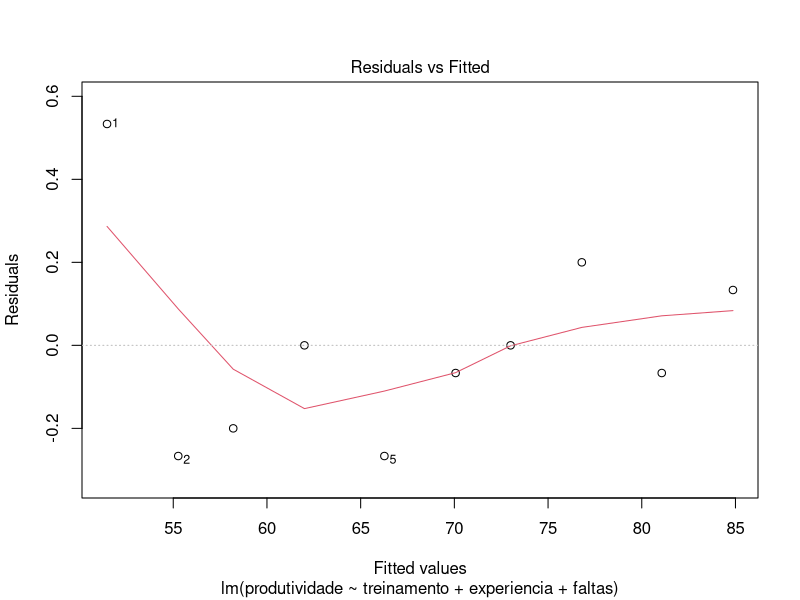
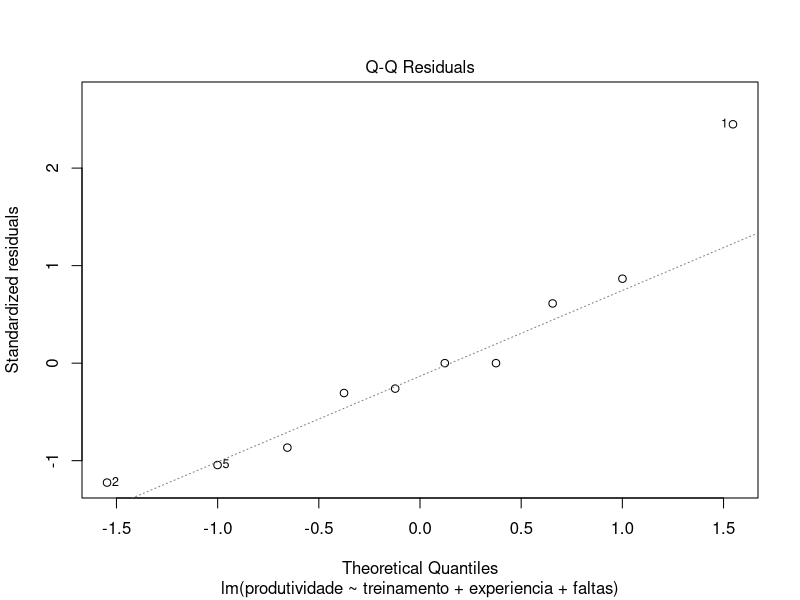

The R source for these figures, in order:
#a)
treinamento <- c(2,3,4,5,6,7,8,9,10,11)
experiencia <- c(1,2,2,3,4,5,5,6,7,8)
faltas <- c(5,4,4,3,3,2,2,1,1,0)
produtividade <- c(52,55,58,62,66,70,73,77,81,85)
dados <- data.frame(treinamento,
                    experiencia,
                    faltas,
                    produtividade)

#b
matcor <- dados
matcor

modelo <- lm(produtividade ~ treinamento +
               experiencia +
               faltas,
             data = dados)

summary(modelo)

#c
coef(modelo)

#d
# todas menos "faltas"

#e
# Multiple R-squared:  0.9995,	Adjusted R-squared:  0.9993 
# F-statistic:  4246 on 3 and 6 DF,  p-value: 2.282e-10

#f

library(car)
vif(modelo)

#g

residuos <- residuals(modelo)
residuos

plot(modelo, which = 1)
plot(modelo, which = 2)

#h

novo_funcionario <- data.frame(
  treinamento = 12,
  experiencia = 6,
  faltas = 1
)

predict(modelo, newdata = novo_funcionario)
